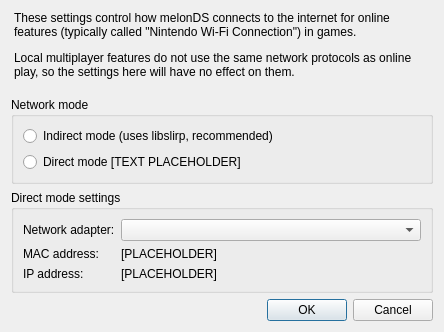
<?xml version="1.0" encoding="UTF-8"?>
<ui version="4.0">
 <class>WifiSettingsDialog</class>
 <widget class="QDialog" name="WifiSettingsDialog">
  <property name="geometry">
   <rect>
    <x>0</x>
    <y>0</y>
    <width>570</width>
    <height>341</height>
   </rect>
  </property>
  <property name="sizePolicy">
   <sizepolicy hsizetype="Fixed" vsizetype="Fixed">
    <horstretch>0</horstretch>
    <verstretch>0</verstretch>
   </sizepolicy>
  </property>
  <property name="windowTitle">
   <string>Wifi settings - melonDS</string>
  </property>
  <layout class="QVBoxLayout" name="verticalLayout">
   <property name="sizeConstraint">
    <enum>QLayout::SetFixedSize</enum>
   </property>
   <item>
    <widget class="QLabel" name="label_4">
     <property name="styleSheet">
      <string notr="true">QLabel {
    margin-bottom: 12px;
}</string>
     </property>
     <property name="text">
      <string>&lt;html&gt;&lt;head/&gt;&lt;body&gt;&lt;p&gt;These settings control how melonDS connects to the internet for online features (typically called &amp;quot;Nintendo Wi-Fi Connection&amp;quot;) in games. &lt;/p&gt;&lt;p&gt;Local multiplayer features do not use the same network protocols as online play, so the settings here will have no effect on them.&lt;/p&gt;&lt;/body&gt;&lt;/html&gt;</string>
     </property>
     <property name="wordWrap">
      <bool>true</bool>
     </property>
     <property name="margin">
      <number>0</number>
     </property>
    </widget>
   </item>
   <item>
    <widget class="QGroupBox" name="groupBox">
     <property name="title">
      <string>Network mode</string>
     </property>
     <layout class="QGridLayout" name="gridLayout">
      <item row="1" column="0">
       <widget class="QRadioButton" name="rbIndirectMode">
        <property name="whatsThis">
         <string>&lt;html&gt;&lt;head/&gt;&lt;body&gt;&lt;p&gt;Indirect mode uses libslirp. It requires no extra setup and is easy to use.&lt;/p&gt;&lt;/body&gt;&lt;/html&gt;</string>
        </property>
        <property name="text">
         <string>Indirect mode (uses libslirp, recommended)</string>
        </property>
       </widget>
      </item>
      <item row="2" column="0">
       <widget class="QRadioButton" name="rbDirectMode">
        <property name="whatsThis">
         <string>&lt;html&gt;&lt;head/&gt;&lt;body&gt;&lt;p&gt;Direct mode directly routes network traffic to the host network. It is the most reliable, but requires an ethernet connection.&lt;/p&gt;&lt;p&gt;&lt;br/&gt;&lt;/p&gt;&lt;p&gt;Non-direct mode uses a layer of emulation to get around this, but is more prone to problems.&lt;/p&gt;&lt;/body&gt;&lt;/html&gt;</string>
        </property>
        <property name="text">
         <string>Direct mode [TEXT PLACEHOLDER]</string>
        </property>
       </widget>
      </item>
     </layout>
    </widget>
   </item>
   <item>
    <widget class="QGroupBox" name="groupBox_3">
     <property name="title">
      <string>Direct mode settings</string>
     </property>
     <layout class="QGridLayout" name="gridLayout_3">
      <item row="3" column="1">
       <widget class="QLabel" name="lblAdapterIP">
        <property name="text">
         <string>[PLACEHOLDER]</string>
        </property>
       </widget>
      </item>
      <item row="2" column="0">
       <widget class="QLabel" name="label_2">
        <property name="text">
         <string>MAC address:</string>
        </property>
       </widget>
      </item>
      <item row="1" column="1">
       <widget class="QComboBox" name="cbxDirectAdapter">
        <property name="sizePolicy">
         <sizepolicy hsizetype="Expanding" vsizetype="Fixed">
          <horstretch>0</horstretch>
          <verstretch>0</verstretch>
         </sizepolicy>
        </property>
        <property name="minimumSize">
         <size>
          <width>300</width>
          <height>0</height>
         </size>
        </property>
        <property name="whatsThis">
         <string>&lt;html&gt;&lt;head/&gt;&lt;body&gt;&lt;p&gt;Selects the network adapter through which to route network traffic under direct mode.&lt;/p&gt;&lt;/body&gt;&lt;/html&gt;</string>
        </property>
       </widget>
      </item>
      <item row="1" column="0">
       <widget class="QLabel" name="label">
        <property name="text">
         <string>Network adapter:</string>
        </property>
       </widget>
      </item>
      <item row="2" column="1">
       <widget class="QLabel" name="lblAdapterMAC">
        <property name="text">
         <string>[PLACEHOLDER]</string>
        </property>
       </widget>
      </item>
      <item row="3" column="0">
       <widget class="QLabel" name="label_3">
        <property name="text">
         <string>IP address:</string>
        </property>
       </widget>
      </item>
     </layout>
    </widget>
   </item>
   <item>
    <widget class="QDialogButtonBox" name="buttonBox">
     <property name="orientation">
      <enum>Qt::Horizontal</enum>
     </property>
     <property name="standardButtons">
      <set>QDialogButtonBox::Cancel|QDialogButtonBox::Ok</set>
     </property>
    </widget>
   </item>
  </layout>
 </widget>
 <resources/>
 <connections>
  <connection>
   <sender>buttonBox</sender>
   <signal>accepted()</signal>
   <receiver>WifiSettingsDialog</receiver>
   <slot>accept()</slot>
   <hints>
    <hint type="sourcelabel">
     <x>248</x>
     <y>254</y>
    </hint>
    <hint type="destinationlabel">
     <x>157</x>
     <y>274</y>
    </hint>
   </hints>
  </connection>
  <connection>
   <sender>buttonBox</sender>
   <signal>rejected()</signal>
   <receiver>WifiSettingsDialog</receiver>
   <slot>reject()</slot>
   <hints>
    <hint type="sourcelabel">
     <x>316</x>
     <y>260</y>
    </hint>
    <hint type="destinationlabel">
     <x>286</x>
     <y>274</y>
    </hint>
   </hints>
  </connection>
 </connections>
</ui>
